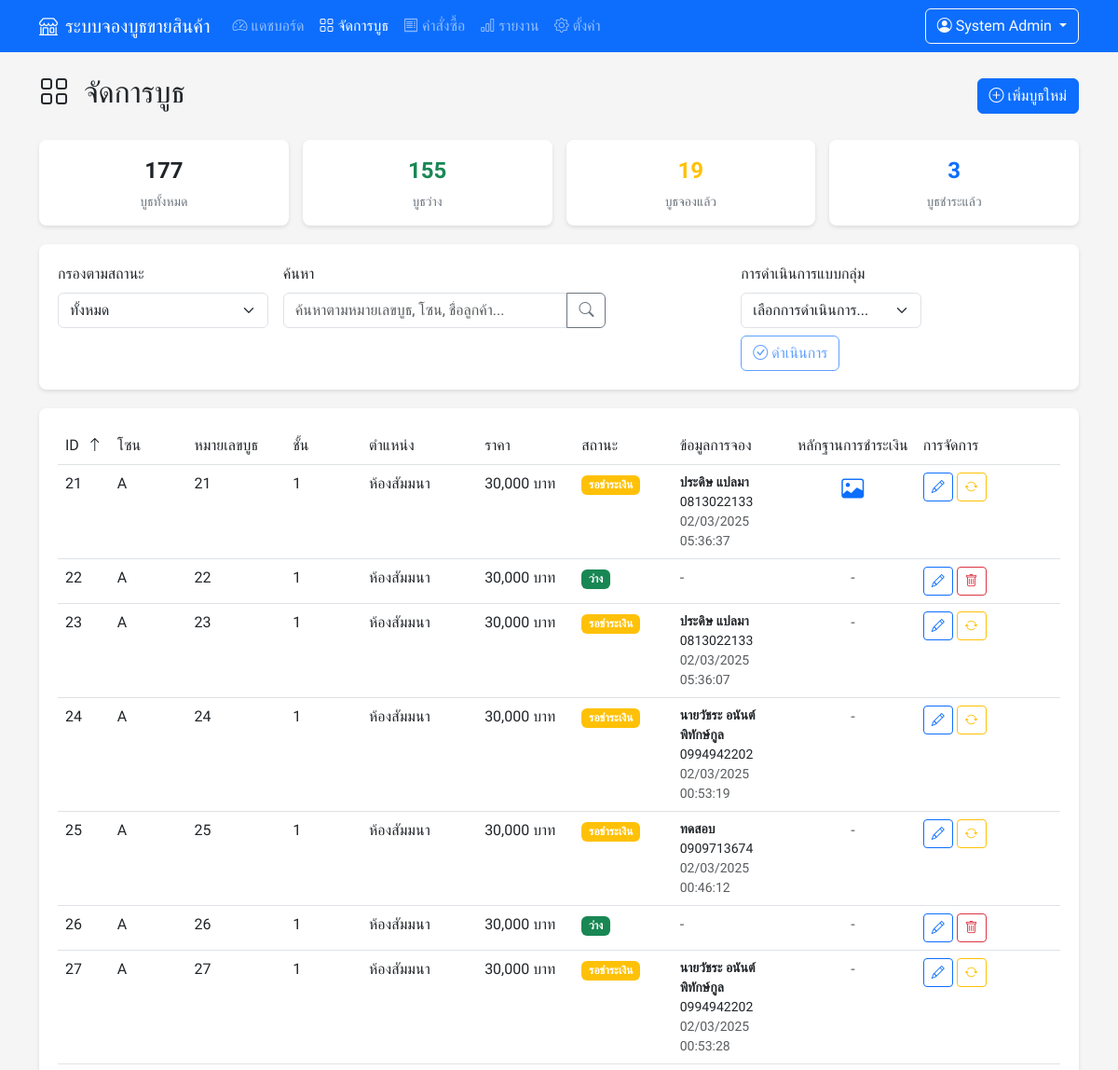
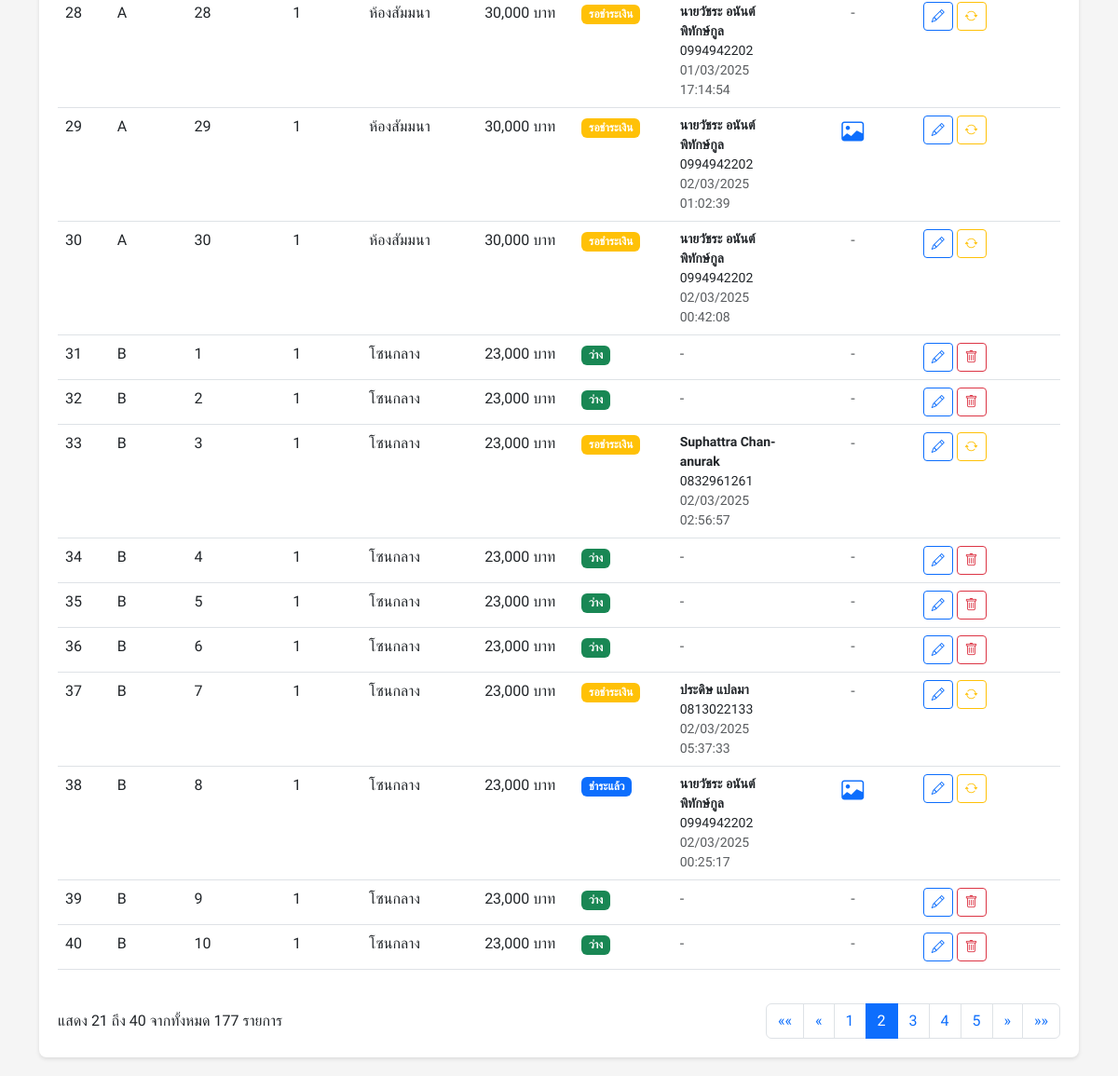
The app's page /booth/admin/booths.php?page=2 (signed in) with its own data (2 pictures, top to bottom).
### tables this page shows
CREATE TABLE `booths` (
  `id` int NOT NULL,
  `booth_number` int NOT NULL,
  `zone` char(1) NOT NULL,
  `floor` int NOT NULL DEFAULT '1',
  `location` varchar(255) DEFAULT NULL,
  `status` enum('available','reserved','pending_payment','paid') DEFAULT 'available',
  `price` decimal(10,2) DEFAULT '0.00',
  `customer_name` varchar(255) DEFAULT NULL,
  `customer_email` varchar(255) DEFAULT NULL,
  `customer_phone` varchar(20) DEFAULT NULL,
  `customer_company` varchar(255) DEFAULT NULL,
  `reserved_at` datetime DEFAULT NULL,
  `payment_status` enum('unpaid','pending','paid') DEFAULT 'unpaid',
  `payment_method` varchar(50) DEFAULT NULL,
  `payment_reference` varchar(255) DEFAULT NULL,
  `payment_amount` decimal(10,2) DEFAULT '0.00',
  `payment_date` datetime DEFAULT NULL,
  `note` text,
  `created_at` timestamp NOT NULL DEFAULT CURRENT_TIMESTAMP,
  `updated_at` timestamp NOT NULL DEFAULT CURRENT_TIMESTAMP ON UPDATE CURRENT_TIMESTAMP
);

### booth/admin/booths.php (the view, shortened to what the rows shown need)
<?php
require_once '../config.php';
$filter = isset($_GET['filter']) ? $_GET['filter'] : 'all';
$sort = isset($_GET['sort']) ? $_GET['sort'] : 'id';
$direction = isset($_GET['direction']) ? $_GET['direction'] : 'asc';
$search = isset($_GET['search']) ? $_GET['search'] : '';
$page = isset($_GET['page']) ? intval($_GET['page']) : 1;
$limit = 20;
$offset = ($page - 1) * $limit;
$whereClause = "";
$params = [];
$types = "";
$query = "SELECT * FROM booths $whereClause ORDER BY $sort $direction LIMIT $offset, $limit";
if (!empty($params)) {
    $stmt = $conn->prepare($query);
    $stmt->bind_param($types, ...$params);
    $stmt->execute();
    $result = $stmt->get_result();
} else {
    $result = $conn->query($query);
}
$booths = [];
while ($row = $result->fetch_assoc()) {
    $booths[] = $row;
}
function formatDateTime($dateStr) {
    $date = new DateTime($dateStr);
    return $date->format('d/m/Y H:i:s');
}
function sortUrl($column, $currentSort, $currentDirection, $filter, $search) {
    $newDirection = ($column === $currentSort && $currentDirection === 'asc') ? 'desc' : 'asc';
    $url = "booths.php?sort=$column&direction=$newDirection";
    return $url;
}
function getStatusBadge($status) {
    switch ($status) {
        case 'available':
            return '<span class="badge bg-success">ว่าง</span>';
        case 'pending_payment':
            return '<span class="badge bg-warning">รอชำระเงิน</span>';
        case 'paid':
            return '<span class="badge bg-primary">ชำระแล้ว</span>';
    }
}
?>
<!DOCTYPE html>
<html lang="th">
<head>
    <link href="https://cdn.jsdelivr.net/npm/bootstrap@5.3.0-alpha1/dist/css/bootstrap.min.css" rel="stylesheet">
    <link rel="stylesheet" href="https://cdn.jsdelivr.net/npm/bootstrap-icons@1.10.0/font/bootstrap-icons.css">
</head>
<body>
    <div class="container mt-4">
        <div class="d-flex justify-content-between align-items-center mb-4">
            <h2>
                <i class="bi bi-grid me-2"></i>
                จัดการบูธ
            </h2>
        </div>
        <div class="table-wrapper">
        <div class="table-responsive">
    <table class="table table-hover">
        <thead>
            <tr>
                <th width="5%">
                    <a href="<?php echo sortUrl('id', $sort, $direction, $filter, $search); ?>" class="text-dark text-decoration-none">
                        ID
                        <?php if ($sort === 'id'): ?>
                        <i class="bi bi-arrow-<?php echo $direction === 'asc' ? 'up' : 'down'; ?> sort-icon"></i>
                        <?php endif; ?>
                    </a>
                </th>
                <th width="8%">
                    <a href="<?php echo sortUrl('zone', $sort, $direction, $filter, $search); ?>" class="text-dark text-decoration-none">
                        โซน
                    </a>
                </th>
                <th width="10%">
                    <a href="<?php echo sortUrl('booth_number', $sort, $direction, $filter, $search); ?>" class="text-dark text-decoration-none">
                        หมายเลขบูธ
                    </a>
                </th>
                <th width="8%">
                    <a href="<?php echo sortUrl('floor', $sort, $direction, $filter, $search); ?>" class="text-dark text-decoration-none">
                        ชั้น
                    </a>
                </th>
                <th width="12%">
                    ตำแหน่ง
                </th>
                <th width="10%">
                    <a href="<?php echo sortUrl('price', $sort, $direction, $filter, $search); ?>" class="text-dark text-decoration-none">
                        ราคา
                    </a>
                </th>
                <th width="10%">
                    <a href="<?php echo sortUrl('status', $sort, $direction, $filter, $search); ?>" class="text-dark text-decoration-none">
                        สถานะ
                    </a>
                </th>
                <th width="12%">ข้อมูลการจอง</th>
                <th width="10%">หลักฐานการชำระเงิน</th>
                <th width="15%">การจัดการ</th>
            </tr>
        </thead>
        <tbody>
            <?php if (empty($booths)): ?>
            <tr>
                <td colspan="10" class="text-center py-4">ไม่พบข้อมูลบูธ</td>
            </tr>
            <?php else: ?>
            <?php foreach ($booths as $booth): ?>
            <tr>
                <td><?php echo $booth['id']; ?></td>
                <td><?php echo htmlspecialchars($booth['zone']); ?></td>
                <td><?php echo htmlspecialchars($booth['booth_number']); ?></td>
                <td><?php echo htmlspecialchars($booth['floor']); ?></td>
                <td><?php echo htmlspecialchars($booth['location']); ?></td>
                <td><?php echo formatCurrency($booth['price']); ?></td>
                <td><?php echo getStatusBadge($booth['status']); ?></td>
                <td>
                    <?php if ($booth['status'] !== 'available'): ?>
                    <small>
                        <div><strong><?php echo htmlspecialchars($booth['customer_name'] ?? '-'); ?></strong></div>
                        <div><?php echo htmlspecialchars($booth['customer_phone'] ?? '-'); ?></div>
                        <div class="text-muted"><?php echo formatDateTime($booth['reserved_at']); ?></div>
                    </small>
                    <?php else: ?>
                    <span class="text-muted">-</span>
                    <?php endif; ?>
                </td>
                <td class="text-center">
                    <?php if (($booth['status'] === 'paid' || $booth['status'] === 'pending_payment') && !empty($booth['payment_reference'])): ?>
                        <i class="bi bi-image evidence-icon"
                           data-bs-toggle="modal"
                           data-bs-target="#paymentEvidenceModal"
                           data-payment-reference="../<?php echo htmlspecialchars($booth['payment_reference']); ?>"
                           data-booth-number="โซน <?php echo htmlspecialchars($booth['zone']); ?> หมายเลข <?php echo htmlspecialchars($booth['booth_number']); ?>"
                           data-customer-name="<?php echo htmlspecialchars($booth['customer_name']); ?>"
                           data-payment-date="<?php echo formatDateTime($booth['payment_date']); ?>"
                           data-payment-amount="<?php echo formatCurrency($booth['payment_amount']); ?>"
                           data-payment-method="<?php echo htmlspecialchars($booth['payment_method']); ?>"
                           title="คลิกเพื่อดูหลักฐานการชำระเงิน">
                        </i>
                    <?php else: ?>
                        <span class="text-muted">-</span>
                    <?php endif; ?>
                </td>
                <td class="action-buttons">
                    <button class="btn btn-sm btn-outline-primary" data-bs-toggle="modal" data-bs-target="#editBoothModal"
                            data-id="<?php echo $booth['id']; ?>"
                            data-zone="<?php echo htmlspecialchars($booth['zone']); ?>"
                            data-number="<?php echo htmlspecialchars($booth['booth_number']); ?>"
                            data-floor="<?php echo htmlspecialchars($booth['floor']); ?>"
                            data-location="<?php echo htmlspecialchars($booth['location']); ?>"
                            data-price="<?php echo htmlspecialchars($booth['price']); ?>"
                            data-status="<?php echo htmlspecialchars($booth['status']); ?>">
                        <i class="bi bi-pencil"></i>
                    </button>
                    <?php if ($booth['status'] !== 'available'): ?>
                    <button class="btn btn-sm btn-outline-warning" data-bs-toggle="modal" data-bs-target="#resetBoothModal" data-id="<?php echo $booth['id']; ?>">
                        <i class="bi bi-arrow-repeat"></i>
                    </button>
                    <?php endif; ?>
                    <?php if ($booth['status'] === 'available'): ?>
                    <button class="btn btn-sm btn-outline-danger" data-bs-toggle="modal" data-bs-target="#deleteBoothModal" data-id="<?php echo $booth['id']; ?>">
                        <i class="bi bi-trash"></i>
                    </button>
                    <?php endif; ?>
                </td>
            </tr>
            <?php endforeach; ?>
            <?php endif; ?>
        </tbody>
    </table>
</div>
        </div>
    </div>
</body>
</html>

### records on screen
booths: id "21", zone "A", booth_number "21", floor "1", location "ห้องสัมมนา", price "30,000 บาท", status "รอชำระเงิน", customer_name "ประดิษ แปลมา", customer_phone "0813022133", reserved_at "02/03/2025 05:36:37", payment_amount 0 (drawn)
booths: id "22", zone "A", booth_number "22", floor "1", location "ห้องสัมมนา", price "30,000 บาท", status "ว่าง"
booths: id "23", zone "A", booth_number "23", floor "1", location "ห้องสัมมนา", price "30,000 บาท", status "รอชำระเงิน", customer_name "ประดิษ แปลมา", customer_phone "0813022133", reserved_at "02/03/2025 05:36:07"
booths: id "24", zone "A", booth_number "24", floor "1", location "ห้องสัมมนา", price "30,000 บาท", status "รอชำระเงิน", customer_name "นายวัชระ อนันต์พิทักษ์กูล", customer_phone "0994942202", reserved_at "02/03/2025 00:53:19"
booths: id "25", zone "A", booth_number "25", floor "1", location "ห้องสัมมนา", price "30,000 บาท", status "รอชำระเงิน", customer_name "ทดสอบ", customer_phone "0909713674", reserved_at "02/03/2025 00:46:12"
booths: id "26", zone "A", booth_number "26", floor "1", location "ห้องสัมมนา", price "30,000 บาท", status "ว่าง"
booths: id "27", zone "A", booth_number "27", floor "1", location "ห้องสัมมนา", price "30,000 บาท", status "รอชำระเงิน", customer_name "นายวัชระ อนันต์พิทักษ์กูล", customer_phone "0994942202", reserved_at "02/03/2025 00:53:28"
booths: id "28", zone "A", booth_number "28", floor "1", location "ห้องสัมมนา", price "30,000 บาท", status "รอชำระเงิน", customer_name "นายวัชระ อนันต์พิทักษ์กูล", customer_phone "0994942202", reserved_at "01/03/2025 17:14:54"
booths: id "29", zone "A", booth_number "29", floor "1", location "ห้องสัมมนา", price "30,000 บาท", status "รอชำระเงิน", customer_name "นายวัชระ อนันต์พิทักษ์กูล", customer_phone "0994942202", reserved_at "02/03/2025 01:02:39", payment_amount 0 (drawn)
booths: id "30", zone "A", booth_number "30", floor "1", location "ห้องสัมมนา", price "30,000 บาท", status "รอชำระเงิน", customer_name "นายวัชระ อนันต์พิทักษ์กูล", customer_phone "0994942202", reserved_at "02/03/2025 00:42:08"
booths: id "31", zone "B", booth_number "1", floor "1", location "โซนกลาง", price "23,000 บาท", status "ว่าง"
booths: id "32", zone "B", booth_number "2", floor "1", location "โซนกลาง", price "23,000 บาท", status "ว่าง"
booths: id "33", zone "B", booth_number "3", floor "1", location "โซนกลาง", price "23,000 บาท", status "รอชำระเงิน", customer_name "Suphattra Chan-anurak", customer_phone "0832961261", reserved_at "02/03/2025 02:56:57"
booths: id "34", zone "B", booth_number "4", floor "1", location "โซนกลาง", price "23,000 บาท", status "ว่าง"
booths: id "35", zone "B", booth_number "5", floor "1", location "โซนกลาง", price "23,000 บาท", status "ว่าง"
booths: id "36", zone "B", booth_number "6", floor "1", location "โซนกลาง", price "23,000 บาท", status "ว่าง"
booths: id "37", zone "B", booth_number "7", floor "1", location "โซนกลาง", price "23,000 บาท", status "รอชำระเงิน", customer_name "ประดิษ แปลมา", customer_phone "0813022133", reserved_at "02/03/2025 05:37:33"
booths: id "38", zone "B", booth_number "8", floor "1", location "โซนกลาง", price "23,000 บาท", status "ชำระแล้ว", customer_name "นายวัชระ อนันต์พิทักษ์กูล", customer_phone "0994942202", reserved_at "02/03/2025 00:25:17", payment_amount 0 (drawn)
booths: id "39", zone "B", booth_number "9", floor "1", location "โซนกลาง", price "23,000 บาท", status "ว่าง"
booths: id "40", zone "B", booth_number "10", floor "1", location "โซนกลาง", price "23,000 บาท", status "ว่าง"

### other values on screen
$admin_name "System Admin"
$totalStat "177"
$availableStat "155"
$reservedStat "19"
$paidStat "3"
$offset + 1 "21"
min($offset + $limit, $totalCount) "40"
$totalCount "177"
